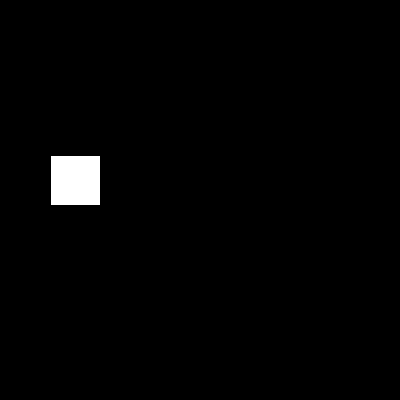
Frame 1 (no input)
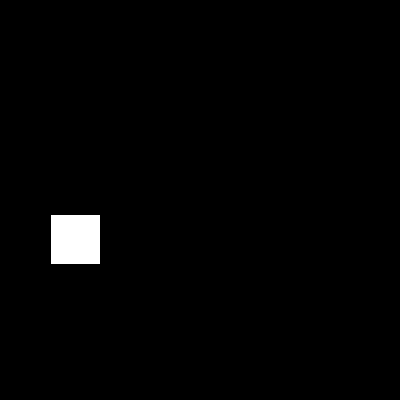
Frame 60 (the mouse pressed at the canvas centre just before this capture)
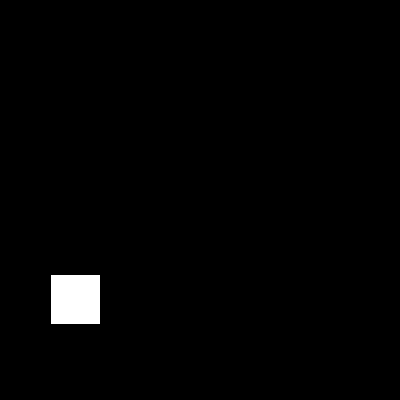
Frame 120 (the mouse held since frame 60 and released just before this capture)

The Processing sketch that drew these frames (run headless with seeded random() and noise(); from frame 60 on, the mouse is pressed at the canvas centre):

// Processing sketch: ejemplo1
// ── ejemplo1.pde
int posicionY; // declaración variable entera
float unNumeroFlotante;

void setup() {
  size(400, 400);
  posicionY = 155; // asignación
}
void draw() {
  background(0);
  rect(50, posicionY, 50, 50);
  posicionY = posicionY +1;
}
